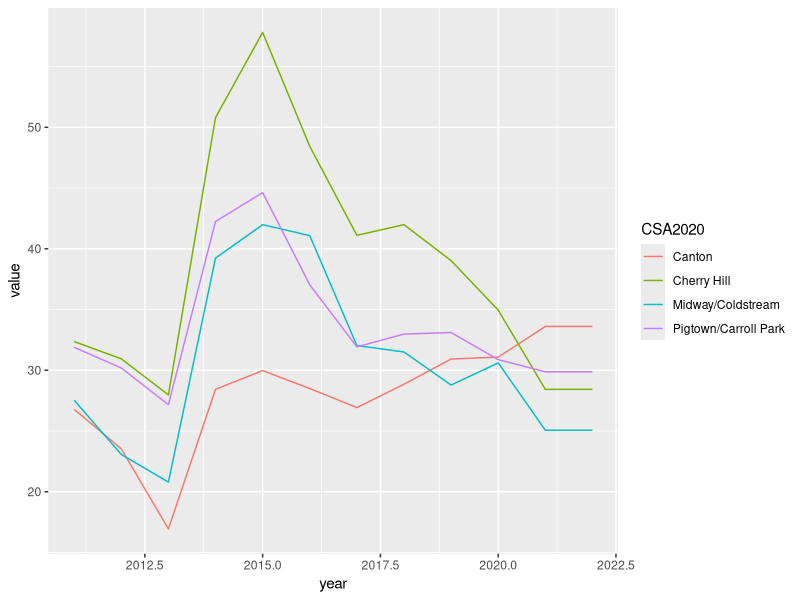
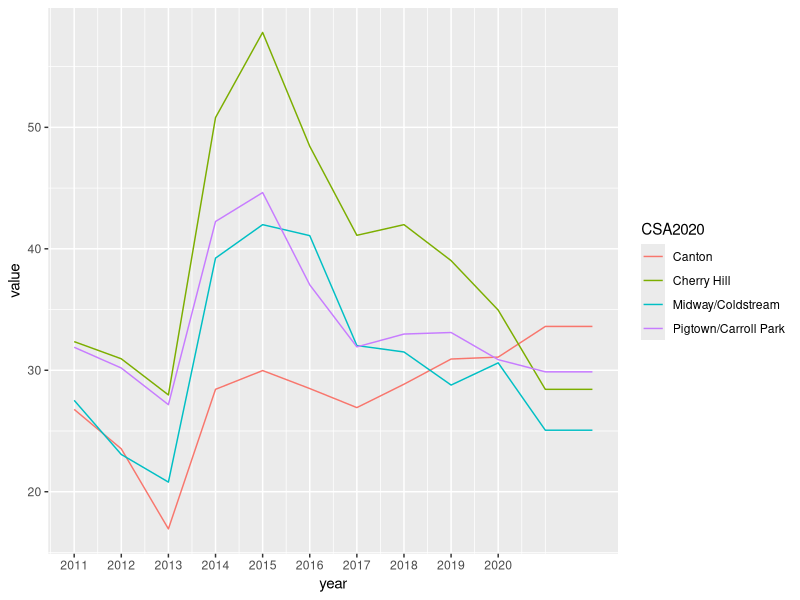
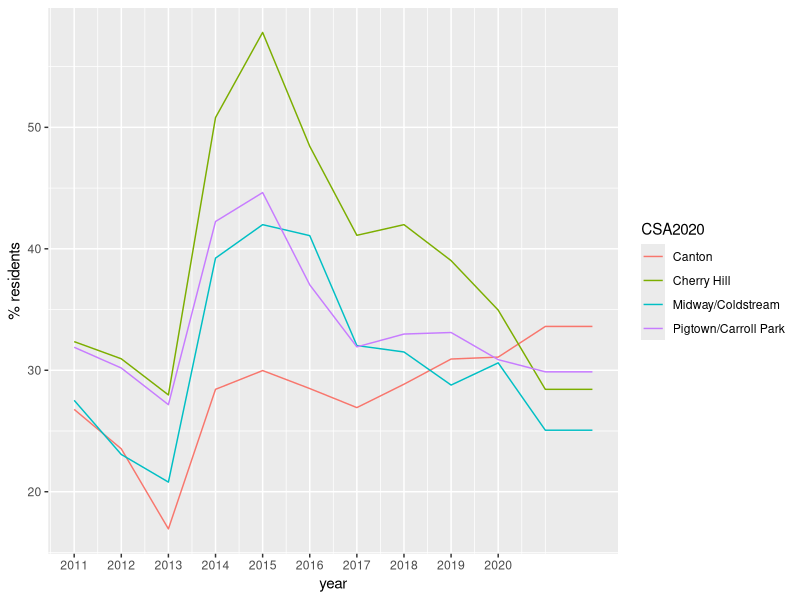

Generate these figures, in order, with R:
## ---- chunk 1
1 + 1
## ---- chunk 2
install.packages("tidyverse")
## ---- chunk 3
library(tidyverse)
## ---- chunk 4
bnia_lib <- read_csv("Number_of_Persons_with_Library_Cards_per_1,000_Residents_-_Community_Statistical_Area.csv")
## ---- chunk 5
bnia_lib_sub <- bnia_lib |> filter(CSA2020 %in% c("Canton", "Cherry Hill", "Midway/Coldstream", "Pigtown/Carroll Park"))
## ---- chunk 6
bnia_lib_long <- bnia_lib_sub |> pivot_longer(starts_with("libcard"), names_to = "year")
## ---- chunk 7
bnia_lib_year <- bnia_lib_long |> mutate(year = str_replace(year, "libcard", "20"))
## ---- chunk 8
bnia_lib_year <- bnia_lib_year |> mutate(year = as.numeric(year))
## ---- chunk 9
bnia_lib_pct <- bnia_lib_year |> mutate(value = (value / 1000) * 100) 
## ---- chunk 10
ggplot(bnia_lib_pct, aes(x = year, y = value, group = CSA2020, color = CSA2020)) +
  geom_line()
## ---- chunk 11
ggplot(bnia_lib_pct, aes(x = year, y = value, group = CSA2020, color = CSA2020)) +
  geom_line() + 
  scale_x_continuous(breaks = 2011:2020)
## ---- chunk 12
ggplot(bnia_lib_pct, aes(x = year, y = value, group = CSA2020, color = CSA2020)) +
  geom_line() + 
  scale_x_continuous(breaks = 2011:2020) +
  ylab("% residents")
## ---- chunk 13
bnia_lib_pct |> group_by(year) |> summarize(mean(value))
